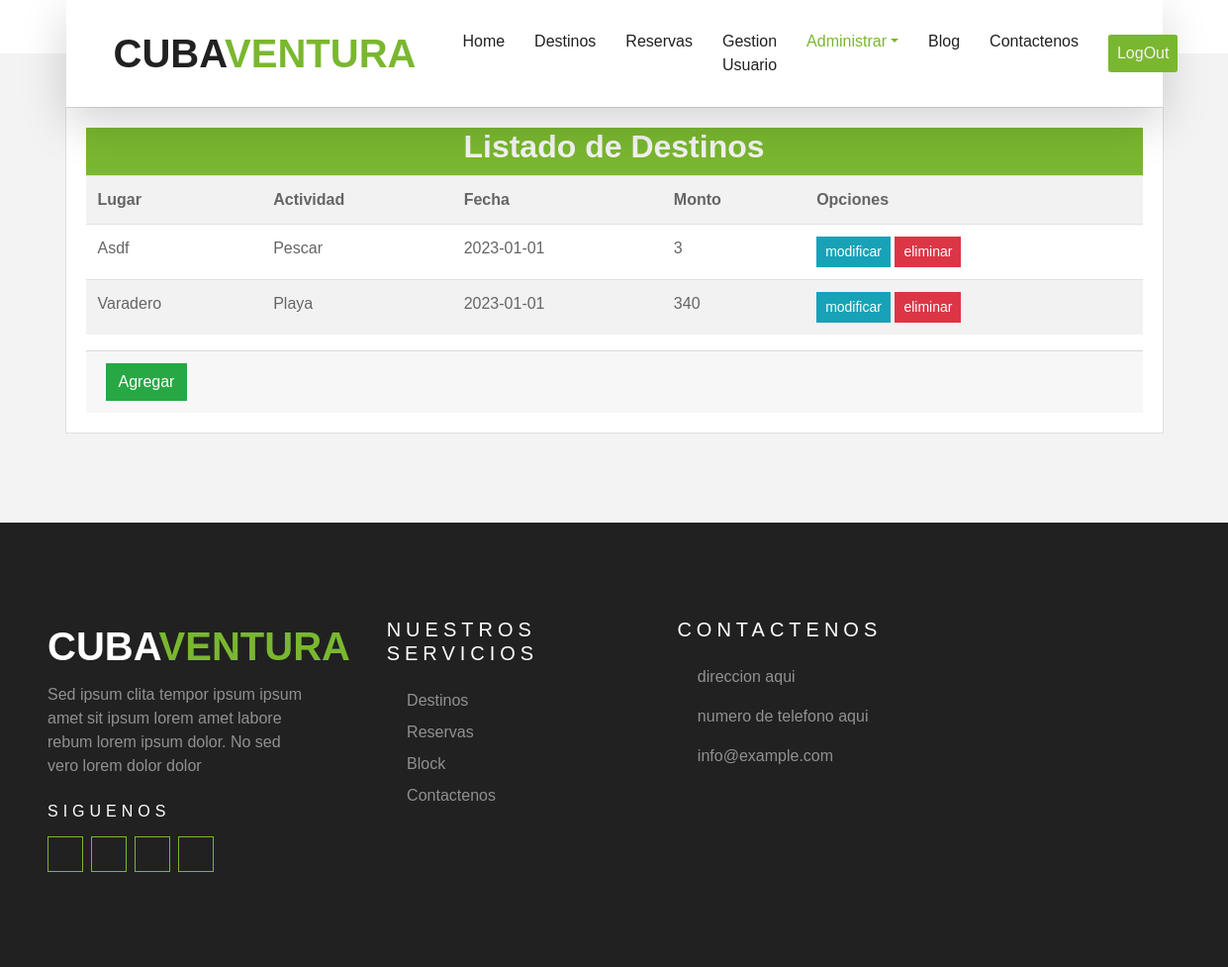
Page /administrar/gestionarD/ (signed in) on the committed database.
### gestionarDestinos/models.py (models this page shows, shortened)
class Destino(models.Model):
    lugar = models.CharField(max_length=50)
    actividad = models.CharField(max_length= 255)
    fecha = models.DateField()
    monto = models.IntegerField()
    lugar_recogida = models.CharField(max_length=255)
    img = models.ImageField()

### gestionarDestinos/views.py (the view)
# urls.py: path('administrar/gestionarD/', gestionarD, name="gestionarD"),
@login_required
@permission_required('gestionarDestinos.add_destino')
def gestionarD(request):
    destinos = Destino.objects.all()
    data={
        'destinos':destinos
    }
    return render(request, 'gestionarDestinos/destino/listar.html',data)

### gestionarDestinos/templates/gestionarDestinos/destino/listar.html (shortened to what this page needs)
{% extends 'gestionarDestinos/base.html' %}
{% block administrar %}active{% endblock  %}
{% block contenido  %}
{% load humanize %}
    <div class="container">
        <div class="card">
            <div class="card-body">
                <div class="card-header-mb-3" style="background: #7AB730 ;height: 3rem;">
                    <h2 class="h2 text-center" style="color:#F3F3F3;">Listado de Destinos</h2>
                </div>
                <table class=" table table-striped table-hover table-responsive-sm">
                    <tr>
                        <th>Lugar</th>
                        <th>Actividad</th>
                        <th>Fecha</th>
                        <th>Monto</th>
                        <th>Opciones</th>
                    </tr>
                    {% for d in destinos %}
                    <tr>
                        <td>{{d.lugar | title}}</td>
                        <td>{{d.actividad | title}}</td>
                        <td>{{d.fecha | title}}</td>
                        <td>{{d.monto | intcomma }}</td>
                        <td>
                            <a href="{% url 'modificarD' d.id %}" class="btn btn-info btn-sm">modificar</a>
                            <a href="#" onclick="eliminarDestino({{d.id}})" class="btn btn-danger btn-sm">eliminar</a>
                        </td>
                    </tr>
                    {% endfor %}
                </table>
                <div class="card-footer">
                    <a href="{% url 'agregarD' %}" class="btn btn-success btn">Agregar</a>
                </div>
            </div>
        </div>
    </div>
{% endblock  %}

### rows in the picture
Destino: lugar "Asdf", actividad "Pescar", fecha "2023-01-01", monto "3"
Destino: lugar "Varadero", actividad "Playa", fecha "2023-01-01", monto "340"
